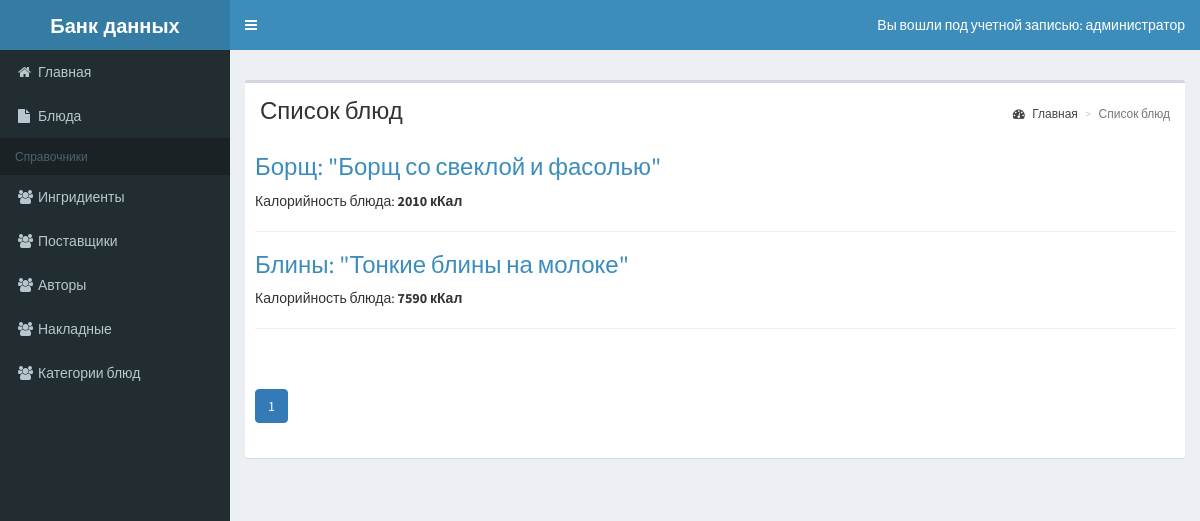
Page /project/list-min-cal.php (signed in) on the committed database.
### tables this page shows
CREATE TABLE `product` (
  `product_id` int(11) NOT NULL,
  `name` varchar(50) NOT NULL,
  `gruppa_id` int(11) NOT NULL
);

### project/classes/BaseMap.php (called while the page is built, shortened)
<?php
abstract class BaseMap extends Config{
function __construct()
{
try{
    $this->db = new PDO('mysql:host='.self::HOST.';dbname='.self::DB_NAME,self::DB_USER,self::DB_PASSWORD);
    }
    catch(PDOException $e) {
        echo $e->getMessage();
    }
    catch (Exception $ex) {
}
}}

### project/classes/ProductMap.php (called while the page is built, shortened)
<?php
class ProductMap extends BaseMap{
public function findMinCal($ofset=0,$limit=30){
$res = $this->db->query("SELECT product.name as product,product.product_id,recipe.name as recipe,SUM(ingridient.calory*ingrid_of_recipe.quantity)as ccal
FROM recipe
INNER JOIN product  on recipe.product_id=product.product_id
INNER JOIN ingrid_of_recipe ON recipe.recipe_id=ingrid_of_recipe.recipe_id
INNER JOIN ingridient ON ingrid_of_recipe.ingridient_id=ingridient.ingridient_id
Group BY recipe.recipe_id
order by ccal
LIMIT $ofset,$limit
");
return $res->fetchAll(PDO::FETCH_OBJ);
}
}

### project/list-min-cal.php (the view, shortened to what this page needs)
<?php
$size = 30;
if (isset($_GET['page'])) {
$page = Helper::clearInt($_GET['page']);
} else {
$page = 1;
}
$productMap = new ProductMap();
$products = $productMap->findMinCal($page*$size-$size, $size);
$header = 'Список блюд';
require_once 'template/header.php';
?>
<div class="row">
<div class="col-xs-12">
<div class="box">
<section class="content-header">
<h1><?=$header;?></h1>
<ol class="breadcrumb">
<li><a href="/index.php"><i class="fa fa-dashboard"></i> Главная</a></li>
<li class="active"><?=$header;?></li>
</ol>
</section>
<div class="box-body">
<?php
if ($products) {
?>
<?php
foreach ($products as $product) {
$ccal =$product->ccal;
echo '<tr>';
echo '<h3><p><a href="view-product.php?id='.$product->product_id.'">'.$product->product.': "'.$product->recipe.'"</a></td></h3>';
echo '</tr>';
echo '<p>Калорийность блюда: <strong>'.$ccal.' кКал</strong><hr>';
}
} else {
echo 'Ни одного блюда не найдено';
} ?>
</div>
<div class="box-body">
</div>
</div>
</div>
</div>

### rows in the picture
product: name "Борщ", recipe "Борщ со свеклой и фасолью", ccal "2010"
product: name "Блины", recipe "Тонкие блины на молоке", ccal "7590"

### other values in the picture
$_SESSION['roleName'] "администратор"
$header "Список блюд"
